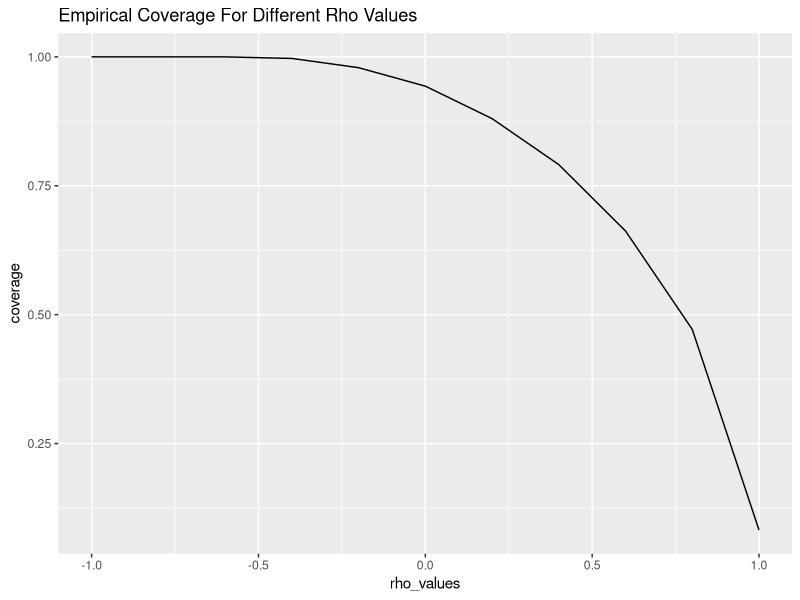

Source code (R):
# the libraries
library(ggplot2)
library(dplyr)

# Generate AR(1) sample
generate_ar1_sample <- function(n, rho, mu=0, sigma=1) {
  epsilon <- rnorm(n, mean=0, sd=sigma)
  X <- rep(0, n)
  X[1] <- epsilon[1]
  for (t in 2:n) {
    X[t] <- rho * X[t-1] + epsilon[t]
  }
  return(X + mu)
}



# Compute 95% CI
compute_ci <- function(sample) {
  n <- length(sample)
  # mean of the sample
  mean_val <- mean(sample)
  # standard error calculation
  se <- sd(sample) / sqrt(n)
  # z scores for a 95% CI
  z <- abs(qnorm(0.05/2))
  # calculate lower and upper bounds of CI
  ci_lower <- mean_val - z * se
  ci_upper <- mean_val + z * se
  # check if the interval includes the true mean
  cover <- ci_lower <= 0 & 0 <= ci_upper
  return(c(ci_lower=ci_lower, ci_upper=ci_upper, cover=cover))
}


# function for one trial
trial <- function(n=100, rho_val) {
  # generate a sample of size n from a normal distribution 
  # with mean = 0, sd = 1 and with a correlation value rho_val
  sample <- generate_ar1_sample(n, rho=rho_val)
  compute_ci(sample)
}



set.seed(341)
# the values that rho will take
rho_values <- c(-1, -0.8, -0.6, -0.4, -0.2, 0, 0.2, 0.4, 0.6, 0.8, 1)
# a vector to save the coverage values
coverage <- rep(0, 11)
# a variable for the index in coverage
i <- 1
for (x in rho_values) {
  # replicate the trial 5000 times
  results <- replicate(5000, trial(rho_val = x))
  # save the results in a data frame
  results <- data.frame(t(results))
  # column names in the dataframe
  names(results) <- c("lower", "upper", "cover")
  # empirical coverage rate
  coverage[i] <- mean(results$cover)
  # increment the index of coverage
  i <- i+1
}
# make a dataset 
coverage_data <- data.frame(coverage, rho_values)
# plot the coverage values against the rho values
plot <- coverage_data %>% ggplot(aes(y = coverage, x = rho_values)) + geom_line() + ggtitle("Empirical Coverage For Different Rho Values")

# see results
coverage_data
plot
